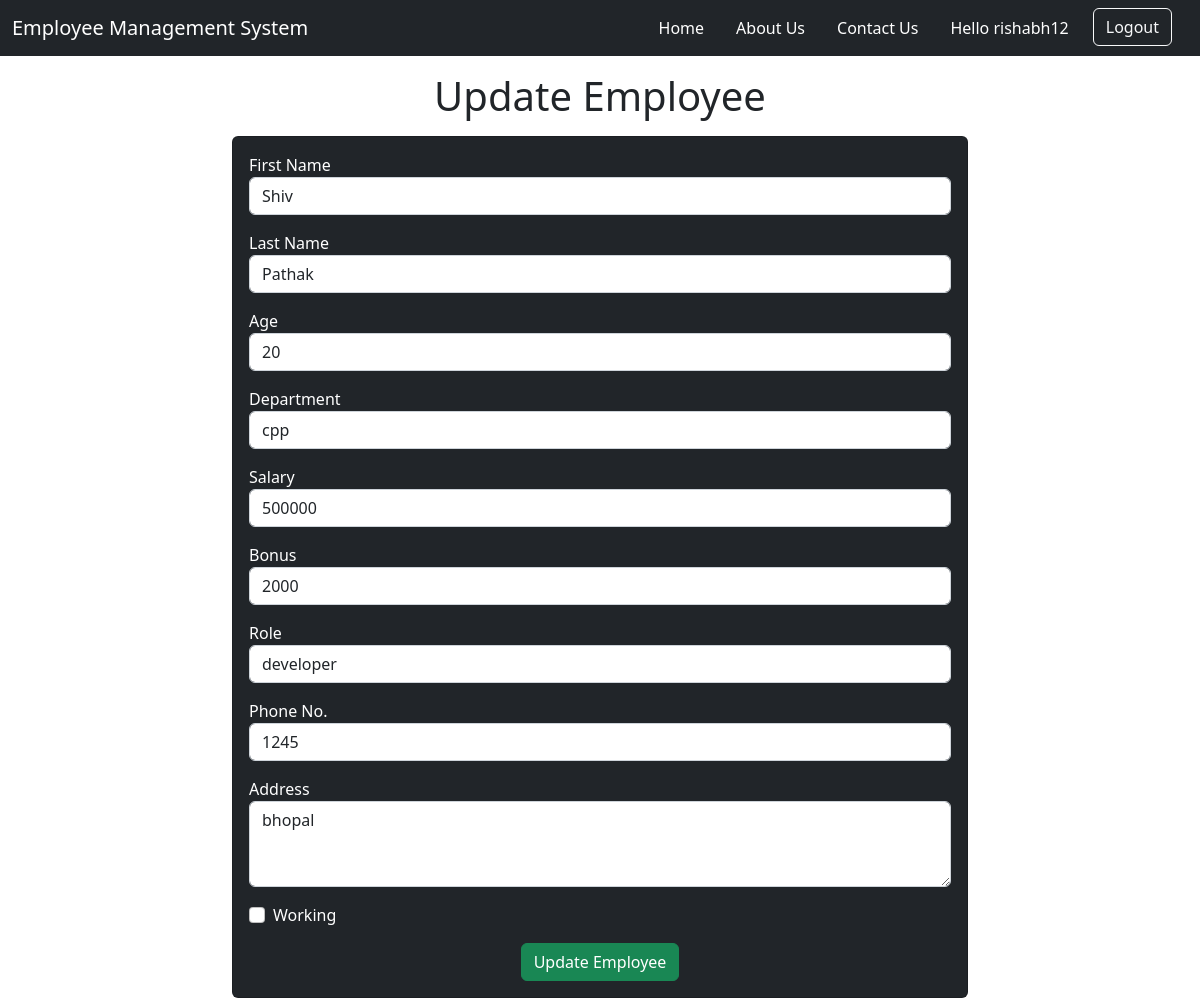
Page /update_emp/23 (signed in) on the committed database.
### emp/models.py (models this page shows, shortened)
class Employee1(models.Model):
    emp_first_name = models.CharField(max_length = 200 , null = False )
    emp_last_name = models.CharField(max_length = 200 ,null = False )
    emp_age = models.IntegerField(max_length = 3)
    emp_department = models.CharField(max_length = 100 , null = False)
    emp_salary = models.IntegerField(max_length = 10 , default = 0)
    emp_bonus = models.IntegerField(max_length = 10 ,default = 0)
    emp_role = models.CharField(max_length = 100 , null = False)
    emp_phone = models.IntegerField(max_length = 10 , default = 0)
    emp_address = models.CharField(max_length = 200 ,null = False)
    emp_working = models.BooleanField(default= True)

### emp/views.py (the view)
# urls.py: path("update_emp/<int:emp_id>" , views.update_emp, name='update_emp'),
def update_emp(request , emp_id):
    emps = Employee1.objects.get(pk = emp_id)
    return render(request , "update_emp.html" ,{"emps": emps})

### emp/templates/update_emp.html (shortened to what this page needs)
<!doctype html>
<html lang="en">
  <head>
    <link href="https://cdn.jsdelivr.net/npm/bootstrap@5.2.2/dist/css/bootstrap.min.css" rel="stylesheet">
  </head>
  <body>
    {% include "navbar.html" %}
    <h1 class ="text-center my-3">Update Employee</h1>
    <div class="container">
      <div class="row">
        <div class="col-md-8 offset-md-2">
          <div class="card bg-dark text-white">
            <div class="card-body">
              <form action="/doUpdate_emp/{{emps.id}}" method = "POST">
                <div class="mb-3">
                  <label for="first_name"> First Name</label>
                  <input id ="first_name"  name="emp_first_name" value = "{{emps.emp_first_name}}" type="text" class = "form-control" placeholder = "Enter Employee First Name">
                </div>
                <div class="mb-3">
                    <label for="last_name"> Last Name</label>
                    <input id ="last_name" name="emp_last_name" value = "{{emps.emp_last_name}}" type="text" class = "form-control" placeholder = "Enter Employee Last Name">
                  </div>
                <div class="mb-3">
                  <label for="Age"> Age</label>
                  <input id ="Age" name="emp_age" type="number"  value = "{{emps.emp_age}}" class = "form-control" placeholder = "Enter Employee Age">
                </div>
                <div class="mb-3">
                  <label for="department"> Department</label>
                  <input id ="department" name="emp_department" value = "{{emps.emp_department}}" type="text" class = "form-control" placeholder = "Enter Employee Department">
                </div>
                <div class="mb-3">
                  <label for="Salary"> Salary</label>
                  <input id ="Salary" name="emp_salary" value = "{{emps.emp_salary}}" type="number" class = "form-control" placeholder = "Enter Employee Salary">
                </div>
                <div class="mb-3">
                    <label for="bonus"> Bonus</label>
                    <input id ="bonus" name="emp_bonus" value = "{{emps.emp_bonus}}" type="number" class = "form-control" placeholder = "Enter Employee Bonus">
                </div>
                <div class="mb-3">
                    <label for="role"> Role</label>
                    <input id ="role" name="emp_role" value = "{{emps.emp_role}}" type="text" class = "form-control" placeholder = "Enter Employee Role">
                </div>
                <div class="mb-3">
                    <label for="phone"> Phone No. </label>
                    <input id ="phone" name="emp_phone" value = "{{emps.emp_phone}}" type="number" class = "form-control" placeholder = "Enter Employee Phone No. ">
                  </div>
                <div class="mb-3">
                  <label for="Address">Address</label>
                  <textarea id="Address" name="emp_address" cols="30" rows="3" class = "form-control" placeholder = "Enter Employee Address">{{emps.emp_address}}</textarea>
                </div>
                <div class="mb-3 form-check">
                  <label for="Working">Working</label>
                  <input {% if emps.emp_working %}checked{% endif %} type="checkbox" name="emp_working" id="Working" class = "form-check-input">
                </div>
                <div class="container text-center">
                  <button class="btn btn-success">Update Employee</button>
                </div>
              </form>
            </div>
          </div>
        </div>
      </div>
    </div>
  </body>
</html>

### emp/templates/navbar.html (shortened to what this page needs)
<nav class="navbar navbar-expand-lg navbar-dark bg-dark">
  <div class="container-fluid">
    <a class="navbar-brand" href="/ ">Employee Management System</a>
    <div class="collapse navbar-collapse" id="navbarNavDropdown">
      <ul class="navbar-nav p-s-2 ms-auto">
        <li class="nav-item me-3">
          <a class="nav-link active" aria-current="page" href="/">Home</a>
        </li>
        <li class="nav-item me-3">
          <a class="nav-link active" aria-current="page" href="#">About Us</a>
        </li>
        <li class="nav-item me-3">
          <a class="nav-link active" aria-current="page" href="#">Contact Us</a>
        </li>
        {%if user.is_authenticated %}
        <li class="nav-item me-3">
          <a class="nav-link active" aria-current="page" href="#">Hello {{user.username}}</a>
        </li>
        <li class="nav-item me-3">
          <a href="accounts/logout/" button type="button" class="btn btn-outline-light">Logout</button></a>
        </li>
        {% else %}
        <li class="nav-item me-3">
          <a href="accounts/login/" button type="button" class="btn btn-outline-light">Login</button></a>
        </li>
        {% endif %}
      </ul>
    </div>
  </div>
</nav>

### rows in the picture
Employee1: emp_first_name "Shiv", emp_last_name "Pathak", emp_age "20", emp_department "cpp", emp_salary "500000", emp_bonus "2000", emp_role "developer", emp_phone "1245", emp_address "bhopal"

### other values in the picture
{{ user.username }} "rishabh12"
